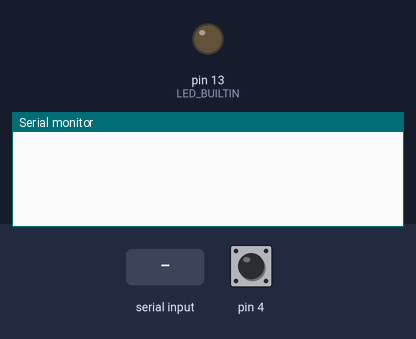
Recording of a program running on a simulated Arduino Nano, built with avr-gcc and run on an emulated ATmega328P. Parts: output pins drawn as LEDs (lit = HIGH), the last lines printed to the serial monitor. The test bench sets the inputs (shaded band); at power-on: pin 4 HIGH.

Above: at 1.2 s.
1.3 s: "on\n" received over the second serial link
At 2.3 s:
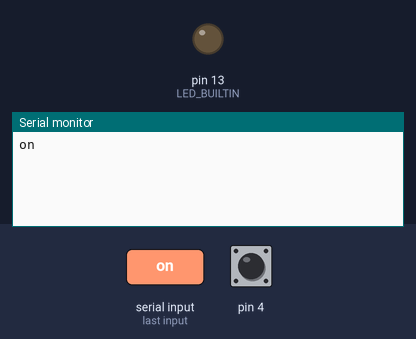
2.8 s: "off\n" received over the second serial link
At 3.4 s:
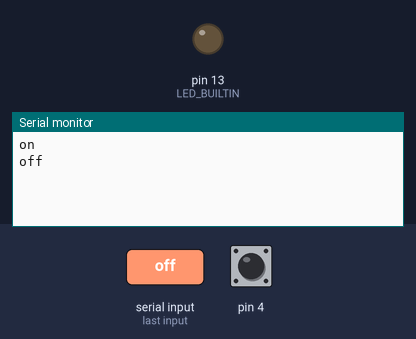
4.3 s: "1\n" received over the second serial link
At 5.8 s:
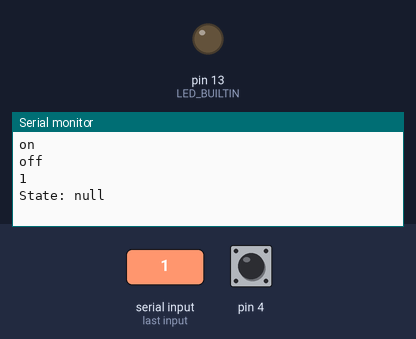

Measured:
- after the input at 1.3 s, the serial monitor: prints a new line at once (image 1)
- after the input at 2.8 s, the serial monitor: prints a new line at once (image 2)
- after the input at 4.3 s, the serial monitor: prints a new line at once (image 3)

The program:

main.cpp
```cpp
#include <Arduino.h>
#include <SoftwareSerial.h>
#include <ArduinoJson.h>

// Define a virtual UART serial connector on pins number 2 and 3.
// This serial will be connected to the WiFi module.
SoftwareSerial sws(PD2, PD3);

void copy(Stream *src, Stream *dest);

void setup()
{
  // Set builtin LED mode to output.
  pinMode(LED_BUILTIN, OUTPUT);
  // Set pin number 4 mode to input with default HIGH value.
  pinMode(PD4, INPUT_PULLUP);
  // Initial the default serial that is connected to the PC.
  Serial.begin(19200);
  // Initial the virtual serial.
  sws.begin(19200);
}

void loop()
{
  // Check the pin number 4 value.
  if (digitalRead(PD4))
  {
    // IDLE MODE
    // Get data from the WiFi module and check the state.
    // Read a line from WiFi module.
    String line = sws.readStringUntil('\n');
    if (line != "")
    {
      // Send the line to the default serial.
      Serial.println(line);
      // Parse the line as a JSON with maximum length of 265.
      DynamicJsonDocument json(256);
      DeserializationError error = deserializeJson(json, line);
      if (!error)
      {
        // Get the state value.
        String state = json["state"];
        // Send the state to the default serial.
        Serial.println("State: " + state);
        // Set the builtin LED value based on the state value.
        if (state == "on")
          digitalWrite(LED_BUILTIN, HIGH);
        else if (state == "off")
          digitalWrite(LED_BUILTIN, LOW);
      }
    }
  }
  else
  {
    // PROGRAMMING MODE
    // Act as a connector between the PC and the WiFi module and do nothing more.
    copy(&Serial, &sws);
    copy(&sws, &Serial);
  }
}

// Copy all available data in the source stream to the destination.
void copy(Stream *src, Stream *dest)
{
  while (src->available())
    dest->write(src->read());
}
```
